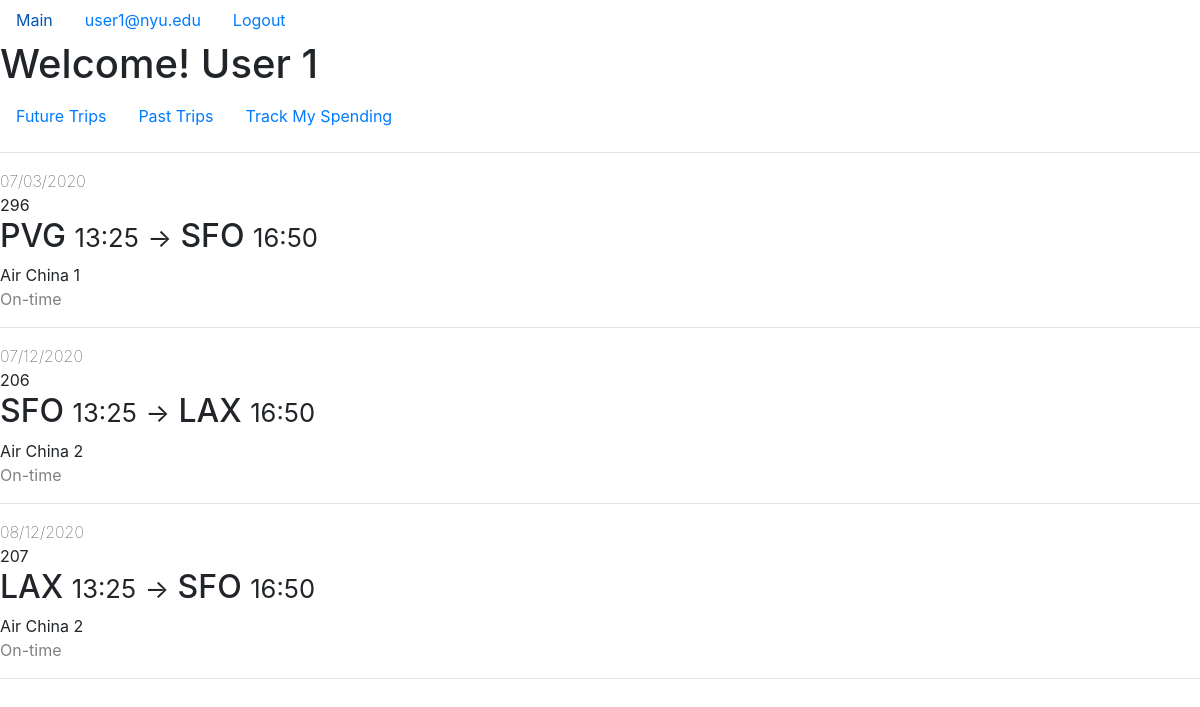
The app's page /customerFutureFlights (signed in) with its own data.
### app/models.py (models this page shows, shortened)
class Customer(db.Model, UserMixin):
    email = db.Column(db.String(120), primary_key=True)
    password = db.Column(db.String(60), nullable=False)
    name = db.Column(db.String(100), nullable=False)
    building = db.Column(db.String(20), nullable=False)
    street = db.Column(db.String(20), nullable=False)
    city = db.Column(db.String(20), nullable=False)
    state = db.Column(db.String(20), nullable=False)
    phone = db.Column(db.String(20), nullable=False)
    passport_number = db.Column(db.String(20),nullable=False)
    passport_expire = db.Column(db.Date, nullable=False)
    passport_country = db.Column(db.String(20), nullable=False)
    date_of_birth = db.Column(db.Date, nullable=False)
    tickets = db.relationship("Ticket", backref="customer", lazy=True)
    def get_id(self):
        return self.email
    def get_user_type(self):
        return "Customer"

class Flight(db.Model):
    flight_num = db.Column(db.String(5), primary_key=True)
    depart_datetime = db.Column(db.DateTime, primary_key=True)
    airline_name = db.Column(db.String(20),
                             db.ForeignKey("airplane.airline_name"),
                             primary_key=True)
    depart_airport = db.Column(db.String(20),
                               db.ForeignKey("airport.name"),
                               nullable=False)
    arrival_datetime = db.Column(db.DateTime, nullable=False)
    arrival_airport = db.Column(db.String(20),
                                db.ForeignKey("airport.name"),
                                nullable=False)
    base_price = db.Column(db.Integer, nullable=False)
    airplane_id = db.Column(db.String(5),
                            db.ForeignKey("airplane.id"),
                            nullable=False)
    status = db.Column(db.String(10), nullable=False)
    tickets = db.relationship("Ticket",
                              backref="flight",
                              lazy=True,
                              primaryjoin='''and_(Flight.flight_num==Ticket.flight_num,
                                            Flight.depart_datetime==Ticket.depart_datetime,
                                            Flight.airline_name==Ticket.airline_name)''')

### app/routes.py (the view)
@app.route("/customerFutureFlights", methods=["GET"])
@login_required
def customer_future_flights():
    if (current_user.get_user_type() == "Staff"):
        return redirect(url_for("staff_future_flights"))
    all_tickets = Ticket.query.filter(
        Ticket.customer_email==current_user.email,
        Ticket.depart_datetime > datetime.datetime.now()
    ).order_by(Ticket.depart_datetime).all()
    flights = [ticket.flight for ticket in all_tickets]
    return render_template("customer_future_flights.html", flights=flights)

### app/models.py (called while the page is built)
@login_manager.user_loader
def load_user(user_id):
    result = Staff.query.get(user_id)
    if (result is None):
        return Customer.query.get(user_id)
    else:
        return result

### app/templates/customer_future_flights.html (shortened to what this page needs)
{% extends "customer_layout.html" %}
{% block home_content %}
    <hr>
    {% for flight in flights %}
        <div>
            <span style="font-weight:lighter">{{ flight.depart_datetime.strftime("%m/%d/%Y") }}</span><br>
            <span>{{ flight.flight_num }}</span><br>
            <h2>
                {{ flight.depart_airport }}
                <small>{{ flight.depart_datetime.strftime("%H:%M") }}</small>
                <small>-></small>
                {{ flight.arrival_airport }}
                <small>{{ flight.arrival_datetime.strftime("%H:%M") }}</small>
            </h2>
            <span>{{ flight.airline_name }} {{ flight.airplane_id }}</span><br>
            <span style="color:gray">{{ flight.status }}</span><br>
        </div>
        <hr>
    {% endfor %}
{% endblock %}

### app/templates/customer_layout.html
{% extends "layout.html" %}
{% block content %}
    <h1>Welcome! {{ current_user.name }}</h1>
    <ul class="nav">
        <li class="nav-item">
            <a class="nav-link" href="{{ url_for('customer_future_flights') }}"">Future Trips</a>
        </li>
        <li class="nav-item">
            <a class="nav-link" href="{{ url_for('customer_past_flights') }}">Past Trips</a>
        </li>
        <li>
            <a class="nav-link" href="{{ url_for('spending_track') }}">Track My Spending</a>
        </li>
    </ul>
    {% block home_content %}{% endblock %}
{% endblock content %}

### app/templates/layout.html (shortened to what this page needs)
<!DOCTYPE html>
<html lang="en">
<head>
    <link rel="stylesheet" href="https://stackpath.bootstrapcdn.com/bootstrap/4.4.1/css/bootstrap.min.css">
    <link rel="stylesheet" href="https://cdnjs.cloudflare.com/ajax/libs/Chart.js/2.9.3/Chart.min.css" />
</head>
<body>
    <ul class="nav">
        <li class="nav-item">
            <a class="nav-link" href="{{ url_for('home') }}">Main</a>
        </li>
        {% if current_user.is_authenticated %}
            <li class="nav-item">
                {% if current_user.get_user_type() == "Customer" %}
                    <a class="nav-link" href="{{ url_for('customer_future_flights') }}">{{ current_user.get_id() }}</a>
                {% else %}
                    <a class="nav-link" href="{{ url_for('staff_flights') }}">{{ current_user.get_id() }}</a>
                {% endif %}
            </li>
            <li class="nav-item">
                <a class="nav-link" href="{{ url_for('logout') }}">Logout</a>
            </li>
        {% endif %}
    </ul>
    {% block content %}{% endblock %}
</body>
</html>

### records on screen
Customer: get_id "user1@nyu.edu", name "User 1"
Flight: depart_datetime "07/03/2020", flight_num "296", depart_airport "PVG", depart_datetime "13:25", arrival_airport "SFO", arrival_datetime "16:50", airline_name "Air China", airplane_id "1", status "On-time"
Flight: depart_datetime "07/12/2020", flight_num "206", depart_airport "SFO", depart_datetime "13:25", arrival_airport "LAX", arrival_datetime "16:50", airline_name "Air China", airplane_id "2", status "On-time"
Flight: depart_datetime "08/12/2020", flight_num "207", depart_airport "LAX", depart_datetime "13:25", arrival_airport "SFO", arrival_datetime "16:50", airline_name "Air China", airplane_id "2", status "On-time"
